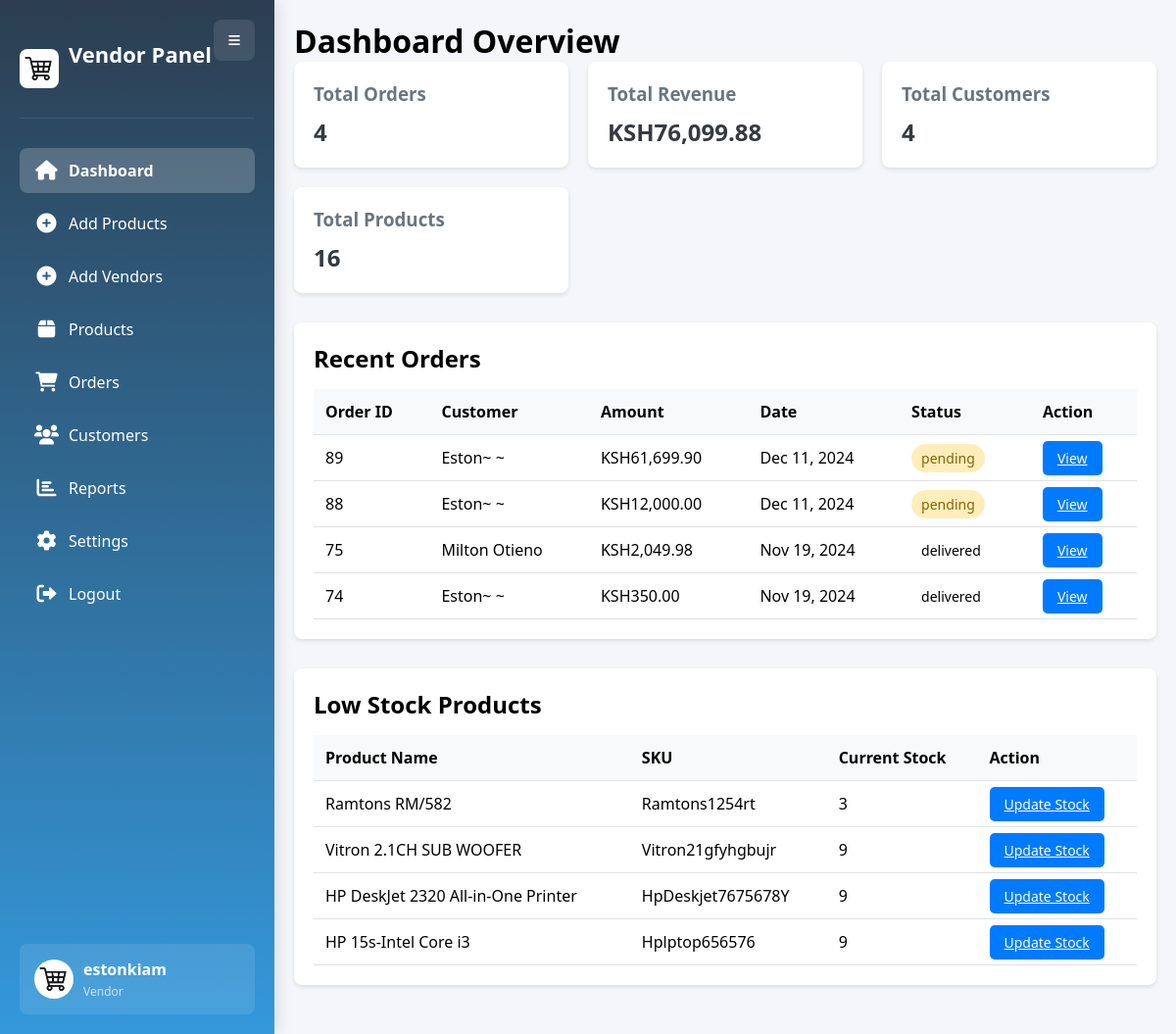
Page /admin/dashboard.php (signed in) on the committed database.
### tables this page shows
CREATE TABLE `orders` (
  `id` int(11) NOT NULL,
  `customer_id` int(11) NOT NULL,
  `total_amount` decimal(10,2) NOT NULL DEFAULT 0.00,
  `shipping_address` varchar(255) NOT NULL,
  `city` varchar(100) NOT NULL,
  `phone` varchar(20) NOT NULL,
  `payment_method` enum('mpesa','card','cash') NOT NULL,
  `payment_status` enum('pending','paid','failed') DEFAULT 'pending',
  `status` enum('pending','processing','shipped','delivered','cancelled') DEFAULT 'pending',
  `transaction_id` varchar(100) DEFAULT NULL,
  `created_at` timestamp NOT NULL DEFAULT current_timestamp(),
  `updated_at` timestamp NOT NULL DEFAULT current_timestamp() ON UPDATE current_timestamp(),
  `product_details` text DEFAULT NULL
);

CREATE TABLE `products` (
  `id` int(11) NOT NULL,
  `name` varchar(255) NOT NULL,
  `sku` varchar(50) NOT NULL,
  `category` enum('Official Stores','Phones & Tablets','TVs & Audio','Appliances','Health & Beauty','Home & Office','Fashion','Computing','Supermarket','Baby Products','Sporting Goods') NOT NULL,
  `description` text NOT NULL,
  `price` decimal(10,2) NOT NULL,
  `image` varchar(255) NOT NULL,
  `stock_quantity` int(11) DEFAULT 0,
  `status` enum('active','inactive') DEFAULT 'active',
  `created_at` timestamp NOT NULL DEFAULT current_timestamp(),
  `updated_at` timestamp NOT NULL DEFAULT current_timestamp() ON UPDATE current_timestamp()
);

### admin/dashboard.php (the view, shortened to what this page needs)
<?php
$servername = "localhost";
$username = "root";
$password = "";
$dbname = "ecommerce";
$conn = new mysqli($servername, $username, $password, $dbname);
$total_orders = $conn->query("SELECT COUNT(*) as count FROM orders")->fetch_assoc()['count'];
$total_revenue = $conn->query("SELECT SUM(total_amount) as sum FROM orders")->fetch_assoc()['sum'];
$total_customers = $conn->query("SELECT COUNT(*) as count FROM customers")->fetch_assoc()['count'];
$total_products = $conn->query("SELECT COUNT(*) as count FROM products")->fetch_assoc()['count'];
$recent_orders = $conn->query("
    SELECT
        o.*,
        CONCAT(c.first_name, ' ', c.last_name) AS customer_name
    FROM orders o
    JOIN customers c ON o.customer_id = c.customer_id
    ORDER BY o.created_at DESC
    LIMIT 5
");
$low_stock_products = $conn->query("
    SELECT * FROM products
    WHERE stock_quantity < 10
    ORDER BY stock_quantity ASC
");
?>
<!DOCTYPE html>
<html lang="en">
<head>
    <link href="https://cdnjs.cloudflare.com/ajax/libs/font-awesome/6.0.0/css/all.min.css" rel="stylesheet">
    <link rel="stylesheet" href="assets/css/admindash.css">
</head>
<body>
<?php include('include/sidebar.php'); ?>
        <div class="main-content">
            <h1>Dashboard Overview</h1>
            <div class="stats-grid">
                <div class="stat-card">
                    <h3>Total Orders</h3>
                    <div class="value"><?php echo $total_orders; ?></div>
                </div>
                <div class="stat-card">
                    <h3>Total Revenue</h3>
                    <div class="value">KSH<?php echo number_format($total_revenue, 2); ?></div>
                </div>
                <div class="stat-card">
                    <h3>Total Customers</h3>
                    <div class="value"><?php echo $total_customers; ?></div>
                </div>
                <div class="stat-card">
                    <h3>Total Products</h3>
                    <div class="value"><?php echo $total_products; ?></div>
                </div>
            </div>
            <div class="recent-orders">
                <h2>Recent Orders</h2>
                <table>
                    <thead>
                        <tr>
                            <th>Order ID</th>
                            <th>Customer</th>
                            <th>Amount</th>
                            <th>Date</th>
                            <th>Status</th>
                            <th>Action</th>
                        </tr>
                    </thead>
                    <tbody>
                        <?php while($order = $recent_orders->fetch_assoc()): ?>
                        <tr>
                            <td><?php echo $order['id']; ?></td>
                            <td><?php echo htmlspecialchars($order['customer_name']); ?></td>
                            <td>KSH<?php echo number_format($order['total_amount'], 2); ?></td>
                            <td><?php echo date('M d, Y', strtotime($order['created_at'])); ?></td>
                            <td>
                                <span class="status <?php echo strtolower($order['status']); ?>">
                                    <?php echo $order['status']; ?>
                                </span>
                            </td>
                            <td>
                                <a href="view_order.php?id=<?php echo $order['id']; ?>" class="btn btn-primary">View</a>
                            </td>
                        </tr>
                        <?php endwhile; ?>
                    </tbody>
                </table>
            </div>
            <div class="low-stock">
                <h2>Low Stock Products</h2>
                <table>
                    <thead>
                        <tr>
                            <th>Product Name</th>
                            <th>SKU</th>
                            <th>Current Stock</th>
                            <th>Action</th>
                        </tr>
                    </thead>
                    <tbody>
                        <?php while($product = $low_stock_products->fetch_assoc()): ?>
                        <tr>
                            <td><?php echo htmlspecialchars($product['name']); ?></td>
                            <td><?php echo htmlspecialchars($product['sku']); ?></td>
                            <td><?php echo $product['stock_quantity']; ?></td>
                            <td>
                                <a href="editproduct.php?id=<?php echo $product['id']; ?>" class="btn btn-primary">Update Stock</a>
                            </td>
                        </tr>
                        <?php endwhile; ?>
                    </tbody>
                </table>
            </div>
        </div>
</body>
</html>

### admin/include/sidebar.php (shortened to what this page needs)
<?php
$servername = "localhost";
$username = "root";
$password = "";
$dbname = "ecommerce";
$conn = new mysqli($servername, $username, $password, $dbname);
$admin_username = "Admin";
if (isset($_SESSION['admin_id'])) {
    $admin_id = $_SESSION['admin_id'];
    $query = "SELECT username FROM admins WHERE id = ?";
    $stmt = $conn->prepare($query);
    $stmt->bind_param("i", $admin_id);
    $stmt->execute();
    $stmt->bind_result($username);
    if ($stmt->fetch()) {
        $admin_username = $username;
    }
}
?>
<!DOCTYPE html>
<html>
<head>
    <link rel="stylesheet" href="https://cdnjs.cloudflare.com/ajax/libs/font-awesome/6.0.0/css/all.min.css">
</head>
<body>
    <div class="container">
        <div class="sidebar">
            <button class="toggle-btn">
                <i class="fas fa-bars"></i>
            </button>
            <div class="sidebar-header">
                <img src="assets/img/cart.jpg" alt="Logo">
                <h2>Vendor Panel</h2>
            </div>
            <ul>
                <li><a href="dashboard.php" class="active">
                    <i class="fas fa-home"></i><span>Dashboard</span>
                </a></li>
                <li><a href="addproducts.php">
                    <i class="fas fa-plus-circle"></i><span>Add Products</span>
                </a></li>
                <li><a href="registration.php">
                    <i class="fas fa-plus-circle"></i><span>Add Vendors</span>
                </a></li>
                <li><a href="productview.php">
                    <i class="fas fa-box"></i><span>Products</span>
                </a></li>
                <li><a href="orders.php">
                    <i class="fas fa-shopping-cart"></i><span>Orders</span>
                </a></li>
                <li><a href="customers.php">
                    <i class="fas fa-users"></i><span>Customers</span>
                </a></li>
                <li><a href="reports.php">
                    <i class="fas fa-chart-bar"></i><span>Reports</span>
                </a></li>
                <li><a href="settings.php">
                    <i class="fas fa-cog"></i><span>Settings</span>
                </a></li>
                <li><a href="logout.php">
                    <i class="fas fa-sign-out-alt"></i><span>Logout</span>
                </a></li>
            </ul>
            <div class="user-profile">
                <img src="assets/img/cart.jpg" alt="User Avatar">
                <div class="user-info">
                    <h4><?php echo htmlspecialchars($admin_username); ?></h4>
                    <p>Vendor</p>
                </div>
            </div>
        </div>
</body>
</html>

### admin/assets/css/admindash.css (style rules this page uses)
* { margin: 0; padding: 0; box-sizing: border-box; }
body { font-family: Arial, sans-serif; background-color: #f4f6f9; }
.container { display: flex; min-height: 100vh; }
.sidebar { width: 250px; background-color: #343a40; color: white; padding: 20px; }
.sidebar h2 { margin-bottom: 30px; text-align: center; }
.sidebar ul { list-style: none; }
.sidebar ul li { margin-bottom: 15px; }
.sidebar ul li a { color: white; text-decoration: none; display: block; padding: 10px; border-radius: 5px; }
.main-content { flex: 1; padding: 20px; }
.stats-grid { display: grid; grid-template-columns: repeat(auto-fit, minmax(250px, 1fr)); gap: 20px; margin-bottom: 30px; }
.stat-card { background-color: white; padding: 20px; border-radius: 8px; box-shadow: 0 2px 4px rgba(0,0,0,0.1); }
.stat-card h3 { color: #6c757d; margin-bottom: 10px; }
.stat-card .value { font-size: 24px; font-weight: bold; color: #343a40; }
.recent-orders, .low-stock { background-color: white; padding: 20px; border-radius: 8px; box-shadow: 0 2px 4px rgba(0,0,0,0.1); margin-bottom: 30px; }
table { width: 100%; border-collapse: collapse; margin-top: 15px; }
th, td { padding: 12px; text-align: left; border-bottom: 1px solid #dee2e6; }
th { background-color: #f8f9fa; }
.status { padding: 5px 10px; border-radius: 15px; font-size: 14px; }
.status.pending { background-color: #ffeeba; color: #856404; }
.btn { padding: 8px 15px; border-radius: 5px; border: none; cursor: pointer; font-size: 14px; }
.btn-primary { background-color: #007bff; color: white; }

### admin/include/sidebar.php (style rules this page uses)
* { margin: 0; padding: 0; box-sizing: border-box; font-family: 'Segoe UI', Tahoma, Geneva, Verdana, sans-serif; }
body { background-color: #f4f6f9; }
.container { display: flex; min-height: 100vh; }
.sidebar { width: 280px; background: linear-gradient(180deg, #2c3e50 0%, #3498db 100%); color: white; padding: 20px; position: relative; transition: all 0.3s cubic-bezier(0.4, 0, 0.2, 1); box-shadow: 4px 0 15px rgba(0, 0, 0, 0.1); }
.toggle-btn { position: absolute; right: 20px; top: 20px; background: rgba(255, 255, 255, 0.1); color: white; border: none; padding: 12px 15px; cursor: pointer; border-radius: 8px; transition: all 0.3s ease; z-index: 2; }
.sidebar-header { display: flex; align-items: center; padding: 20px 0; margin-bottom: 30px; border-bottom: 1px solid rgba(255, 255, 255, 0.1); }
.sidebar-header img { width: 40px; height: 40px; margin-right: 10px; border-radius: 8px; }
.sidebar-header h2 { font-size: 22px; font-weight: 600; color: #fff; }
.sidebar ul { list-style: none; padding: 0; }
.sidebar ul li { margin-bottom: 8px; }
.sidebar ul li a { color: white; text-decoration: none; display: flex; align-items: center; padding: 12px 15px; border-radius: 8px; font-size: 16px; transition: all 0.3s ease; }
.sidebar ul li a i { margin-right: 10px; font-size: 20px; width: 25px; text-align: center; }
.sidebar ul li a.active { background: rgba(255, 255, 255, 0.2); font-weight: 600; }
.user-profile { position: absolute; bottom: 20px; left: 20px; right: 20px; display: flex; align-items: center; background: rgba(255, 255, 255, 0.1); padding: 15px; border-radius: 8px; }
.user-profile img { width: 40px; height: 40px; border-radius: 50%; margin-right: 10px; }
.user-info { flex: 1; }
.user-info h4 { font-size: 16px; margin-bottom: 3px; }
.user-info p { font-size: 12px; opacity: 0.7; }
.main-content { flex: 1; padding: 20px; transition: all 0.3s ease; }

### rows in the picture
orders: id "89", customer_name "Eston~ ~", total_amount "61,699.90", created_at "Dec 11, 2024", status "pending"
orders: id "88", customer_name "Eston~ ~", total_amount "12,000.00", created_at "Dec 11, 2024", status "pending"
orders: id "75", customer_name "Milton Otieno", total_amount "2,049.98", created_at "Nov 19, 2024", status "delivered"
orders: id "74", customer_name "Eston~ ~", total_amount "350.00", created_at "Nov 19, 2024", status "delivered"
products: name "Ramtons RM/582", sku "Ramtons1254rt", stock_quantity "3"
products: name "Vitron 2.1CH SUB WOOFER", sku "Vitron21gfyhgbujr", stock_quantity "9"
products: name "HP DeskJet 2320 All-in-One Printer", sku "HpDeskjet7675678Y", stock_quantity "9"
products: name "HP 15s-Intel Core i3", sku "Hplptop656576", stock_quantity "9"

### other values in the picture
$admin_username "estonkiam"
$total_orders "4"
$total_revenue "76,099.88"
$total_customers "4"
$total_products "16"
